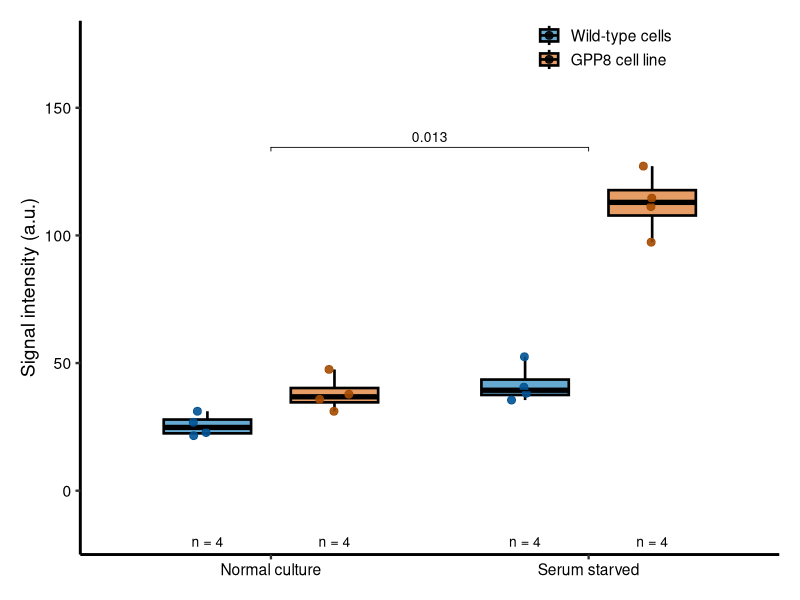
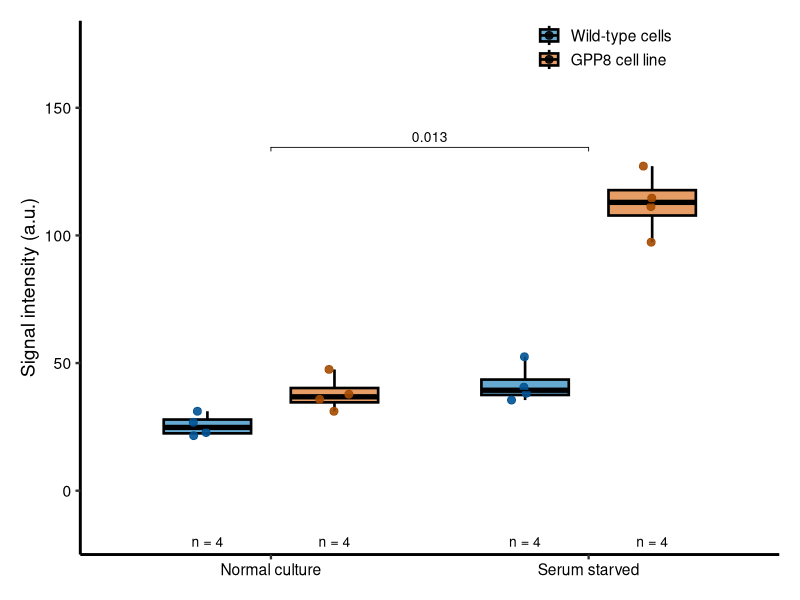

Recreate these plots in R, in order.
#'──────────────────────────────────────────────────────────────
# Packages ----
#'──────────────────────────────────────────────────────────────
library(ggplot2)
library(ggpubr)      # for stat_compare_means()
library(dplyr)
#'──────────────────────────────────────────────────────────────
# Example data  ----
#'──────────────────────────────────────────────────────────────
set.seed(123)
data <- data.frame(
  condition = rep(c("Serum starved", "Normal culture"), each = 8),
  cell_type = rep(c(rep("Wild-type cells", 4), rep("GPP8 cell line", 4)), 2),
  signal = c(
    rnorm(4,  mean = 40, sd =  8),
    rnorm(4,  mean = 110, sd = 10),
    rnorm(4,  mean = 25, sd =  5),
    rnorm(4,  mean = 35, sd =  7)
  )
)
data$condition <- factor(data$condition,
                         levels = c("Normal culture", "Serum starved"))
data$cell_type <- factor(data$cell_type,
                         levels = c("Wild-type cells", "GPP8 cell line"))

# sample size for annotation
n_df <- data %>% 
  count(condition, cell_type)

#'──────────────────────────────────────────────────────────────
#  Publication-ready boxplot ----
#'──────────────────────────────────────────────────────────────
p <- ggplot(data, aes(x = condition,
                      y = signal,
                      fill = cell_type)) +
  # Boxes
  geom_boxplot(width   = 0.55,
               alpha   = 0.60,
               colour  = "black",
               outlier.shape = NA,
               size    = 0.9,
               position = position_dodge(width = 0.8)) +
  # Raw data
  geom_point(aes(colour = cell_type),
             position = position_jitterdodge(
               jitter.width = 0.20,
               dodge.width  = 0.80),
             size   = 2.5,
             alpha  = 0.9,
             stroke = 0.4) +
  # Median emphasised
  stat_summary(fun = median,
               geom = "point",
               shape = 95,         # A nice horizontal bar
               size  = 7,
               colour = "black",
               position = position_dodge(width = 0.8),
               show.legend = FALSE) +
  # Sample size
  geom_text(data = n_df,
            aes(label = paste0("n = ", n),
                y = -20),            # positioned well below x-axis
            position = position_dodge(width = 0.8),
            vjust = 0.5,
            size = 3.5,
            family = "sans") +
            
  # Multiple comparisons
  stat_compare_means(
    comparisons = list(c("Normal culture", "Serum starved")),
    aes(group = cell_type),
    label = "p.format",
    method = "t.test",
    tip.length = 0.01,
    size = 3.5,
    step.increase = 0.08,
    position = position_dodge(width = 0.8)) +
  # Comparison 2: Between cell types within each condition
  stat_compare_means(
    aes(group = condition),
    comparisons = list(c("Wild-type cells", "GPP8 cell line")),
    label = "p.format", 
    method = "t.test",
    tip.length = 0.01,
    size = 3.5,
    step.increase = 0.12,
    bracket.size = 0.5) +
    
  # A journal-compatible palette
  scale_fill_manual(values  = c("#0072B2", "#D55E00"),   # fill
                    name = NULL) +
  scale_colour_manual(values = c("#005293", "#A54B00"),  # outline for points
                      guide = "none") +
                      
  # Axes - extended y-axis to accommodate multiple comparisons and n labels
  scale_y_continuous(limits = c(-25, 180),
                     breaks = seq(0, 150, 50),
                     expand = expansion(mult = c(0, 0.02))) +
  labs(y = "Signal intensity (a.u.)",
       x = NULL) +
       
  # Theme
  theme_classic(base_size = 14, base_family = "sans") +
  theme(
    legend.position   = c(0.75, 0.95),    # moved legend to avoid overlap
    legend.background = element_blank(),
    legend.box.background = element_rect(fill = "white", colour = NA),
    axis.line         = element_line(size = 1),
    axis.ticks        = element_line(size = 0.8),
    axis.text.x       = element_text(colour = "black"),
    axis.text.y       = element_text(colour = "black"),
    plot.margin       = margin(15, 15, 15, 15)
  ) +
  coord_cartesian(clip = "off")

print(p)

#'──────────────────────────────────────────────────────────────
# Save figure ----
#'──────────────────────────────────────────────────────────────
ggsave("boxplot_example_1.png",
       plot   = p,
       width  = 7,        
       height = 6,       
       dpi    = 600)
  
